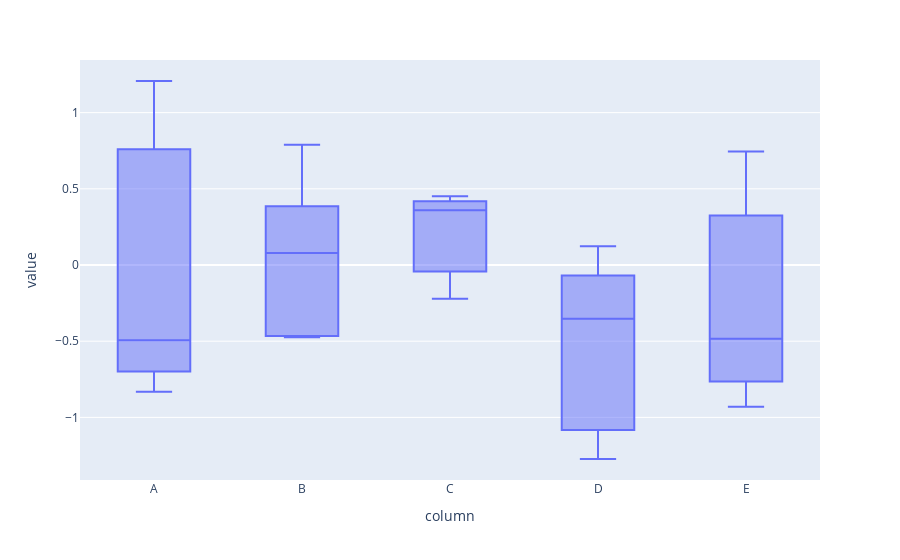

The code cell stored with this chart in its notebook:
### Code cell
fig = px.box(data_frame=data_melt, x="column", y="value")
fig

### Figure 1 — Plotly figure (JSON) as saved in the notebook; plotly's stock layout.template omitted (floating-point values rounded to 4 significant figures)
{"data": [{"alignmentgroup": "True", "hovertemplate": "column=%{x}<br>value=%{y}<extra></extra>", "legendgroup": "", "marker": {"color": "#636efa"}, "name": "", "notched": false, "offsetgroup": "", "orientation": "v", "showlegend": false, "type": "box", "x": ["A", "A", "A", "A", "A", "B", "B", "B", "B", "B", "C", "C", "C", "C", "C", "D", "D", "D", "D", "D", "E", "E", "E", "E", "E"], "x0": " ", "xaxis": "x", "y": [1.208, -0.6551, -0.8325, -0.494, 0.6096, -0.4636, 0.2508, 0.7887, -0.4741, 0.07881, 0.3586, -0.2209, 0.4071, 0.01639, 0.4518, -0.3532, -1.019, -0.1318, 0.1232, -1.273, -0.4835, -0.9299, -0.71, 0.1852, 0.745], "y0": " ", "yaxis": "y"}], "layout": {"boxmode": "group", "legend": {"tracegroupgap": 0}, "margin": {"t": 60}, "xaxis": {"anchor": "y", "domain": [0, 1], "title": {"text": "column"}}, "yaxis": {"anchor": "x", "domain": [0, 1], "title": {"text": "value"}}}}
